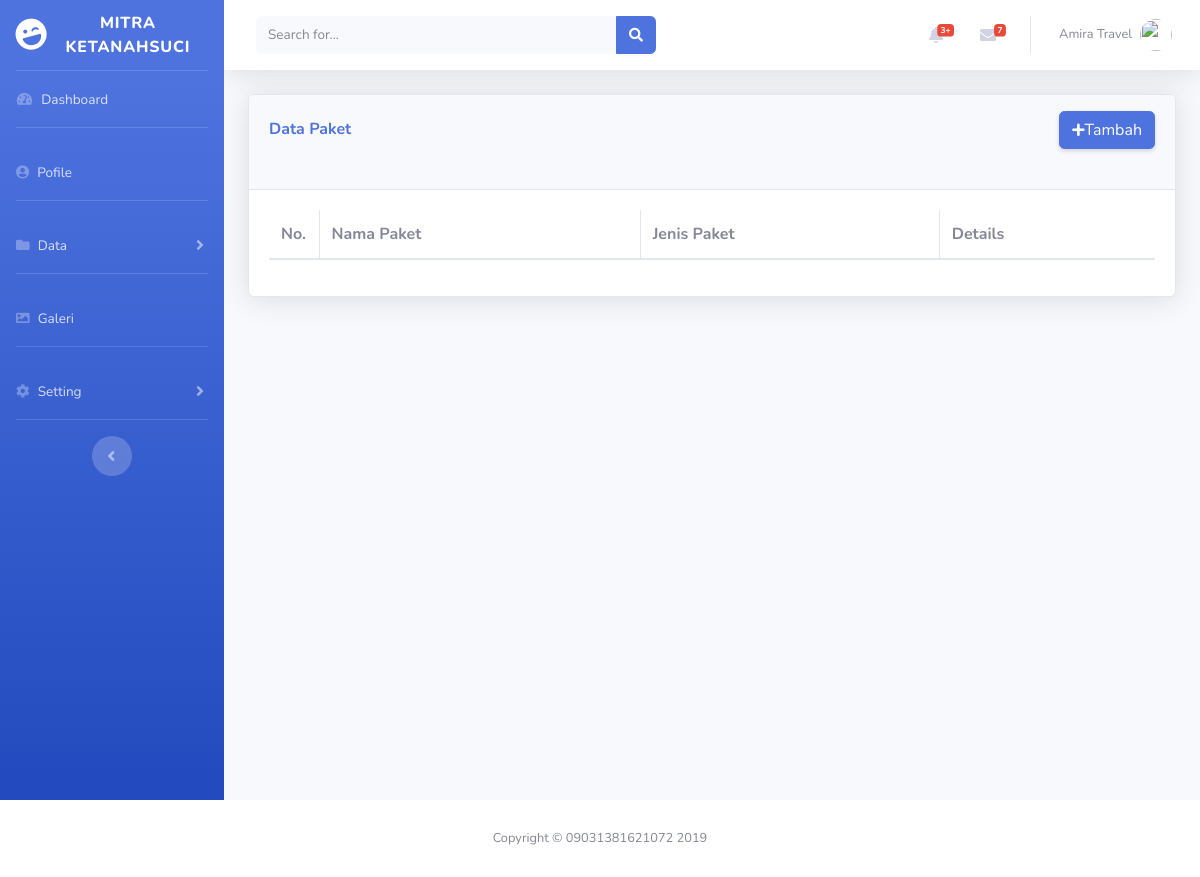
/index.php?url=data_paket (signed in), run on an earlier commit of the app's database.
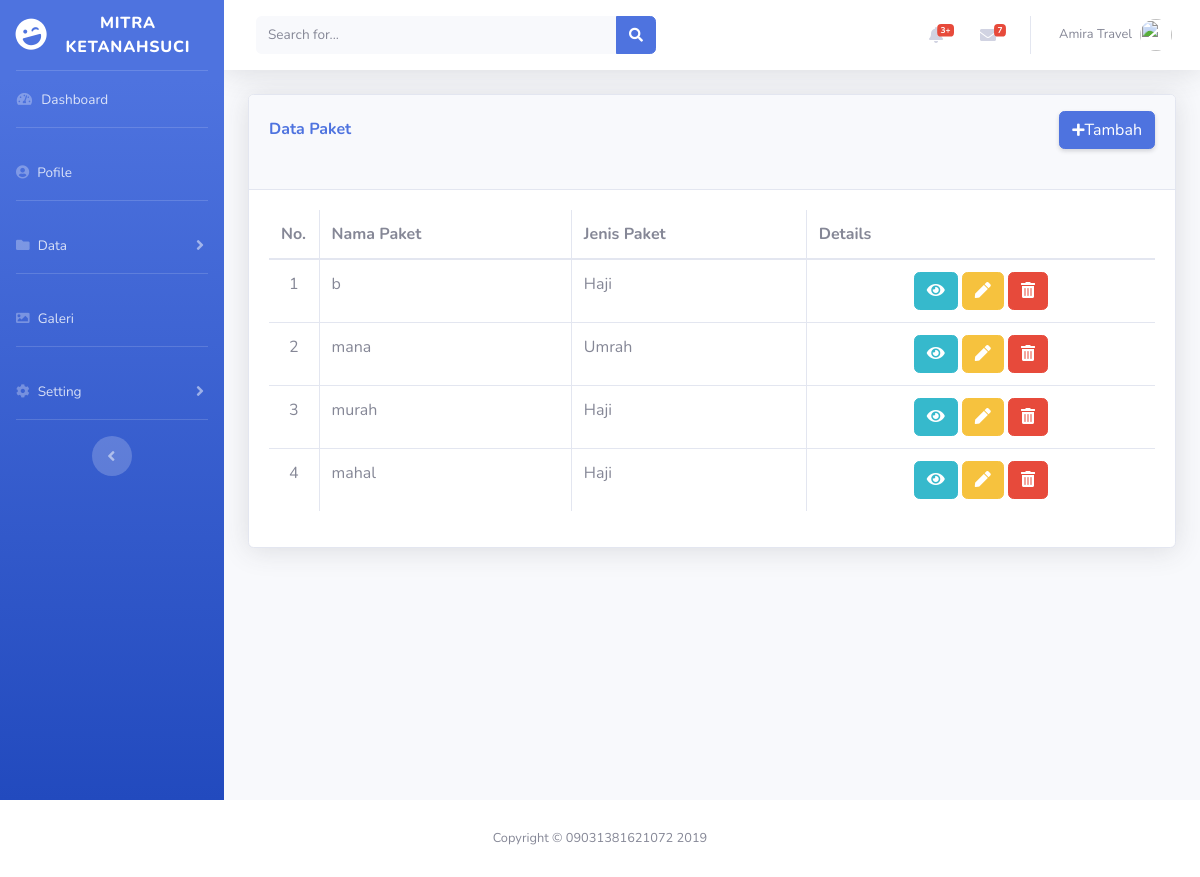
And on a later commit of the database.
### tables this page shows
CREATE TABLE `tbl_data_paket` (
  `id` int(11) NOT NULL,
  `paket_data_id` varchar(50) NOT NULL,
  `paket_detail` text NOT NULL,
  `nama_paket` varchar(100) NOT NULL,
  `harga_paket` int(50) NOT NULL,
  `id_jumlah_fasilitas` varchar(50) NOT NULL,
  `id_banyak_pelayanan` varchar(50) NOT NULL,
  `travel_id` varchar(50) NOT NULL,
  `jenispaket_id` varchar(50) NOT NULL,
  `testimoni_id` varchar(50) NOT NULL,
  `sertifikat_id` varchar(50) NOT NULL,
  `nama_hotel` varchar(100) NOT NULL,
  `bintang_hotel` enum('bintang 1','bintang 2','bintang 3','bintang 4','bintang 5') NOT NULL,
  `objek_wisata` varchar(100) NOT NULL,
  `nama_maskapai` varchar(50) NOT NULL,
  `rute_penerbangan` varchar(20) NOT NULL,
  `jumlah_hari` varchar(50) NOT NULL
);

CREATE TABLE `tbl_jenis_paket` (
  `id` int(11) NOT NULL,
  `jenispaket_id` varchar(50) NOT NULL,
  `jenispaket` varchar(50) NOT NULL
);

### config/routes.php (called while the page is built, shortened)
<?php
$include = [];
if(isset($_GET['url'])){
	switch ($_GET['url']) {
		case 'data_paket':
			$include[]='halaman/paket_travel/index.php';
			break;
	}
}else{
	header('location:/spk_tugasakhir/pengguna_dashboard.php');
}
?>

### config/paket_travel/load_data.php (called while the page is built, shortened)
<?php
include 'config/koneksi.php';
$id    = $_SESSION['user_id'];
$hasil3 = mysqli_query($koneksi, "SELECT nama_paket, tbl_jenis_paket.jenispaket FROM tbl_data_paket INNER JOIN tbl_jenis_paket USING(jenispaket_id) INNER JOIN tbl_agent_travel USING(travel_id) WHERE tbl_data_paket.travel_id='$id'");
while($dato= mysqli_fetch_assoc($hasil3)){
    $datos[] = $dato;
}
?>

### halaman/paket_travel/index.php (the view)
<div class="container-fluid">
  <div class="card shadow mb-4">
    <div class="card-header py-3">
        <div class="d-sm-flex align-items-center justify-content-between mb-4">
            <h6 class="mb-0 font-weight-bold text-primary"> Data Paket</h6>
            <a href="index.php?url=paket_travel_tambah" class="d-none d-sm-inline-block btn btn-primary shadow-sm text-white"><i class="fas fa-plus fa-sm text-white"></i>Tambah</a>
        </div>
    </div>
    <div class="card-body">
     <div class="table-responsive">
         <table class="table table-bordered" id="dataTable" widht="100%" cellspacing="0">
              <thead>
                  <tr>
                      <th width="50">No.</th>
                      <th>Nama Paket</th>
                      <th>Jenis Paket</th>
                      <th>Details</th>
                  </tr>
              </thead>
              <tbody>
                  <?php
                  $x=1;
                  if(isset($datos)):
                    foreach($datos as $dato):
                  ?>
                  <tr>
                      <td align="center"><?php echo $x++;?></td>
                      <td><?php echo $dato['nama_paket'];?></td>
                      <td><?php echo $dato['jenispaket'];?></td>
                      <td align="center">
                          <a href="data_paket_haji_read.html" class="btn btn-xs btn-info" title="lihat">
                              <i class="fa fa-eye"></i>
                          </a>
                          <a href="data_paket_haji_edit.html" class="btn btn-xs btn-warning" title="Edit">
                              <i class="fas fa-pen"></i>
                          </a>
                          <a href="data_paket_haji_delete.html" class="btn btn-xs btn-danger" title="delete" onclick="retrun confirm('Apakah anda yakin ingin menghapus?')">
                              <i class="fas fa-trash-alt"></i>
                          </a>
                      </td>
                  </tr>
                  <?php
                    endforeach;
                endif;
                  ?>
              </tbody>
         </table>
     </div>
 </div>
</div>
</div>
</div>
</div>
</div>

### index.php (shortened to what this page needs)
<?php
include 'config/routes.php';
if($_SESSION['level'] == 'admin'){
	   include 'halaman/admin_header.php';
	   } else if ($_SESSION['level'] == 'agent'){
	  include 'halaman/agent_travel_header.php';
	   }
foreach ($req as $key => $value) {
	require_once $value;
}
foreach ($include as $key => $value) {
	require_once $value;
}
include 'halaman/footer.php';
?>

### halaman/agent_travel_header.php (shortened to what this page needs)
<!DOCTYPE html>
<html lang="en">
<head>
    <link href="asset/bower_components/metisMenu/dist/metisMenu.min.css" rel="stylesheet">
    <link href="asset/bower_components/datatables-plugins/integration/bootstrap/3/dataTables.bootstrap.css" rel="stylesheet">
    <link href="asset/bower_components/font-awesome/css/font-awesome.min.css" rel="stylesheet" type="text/css">
    <link href="asset2/vendor/fontawesome-free/css/all.min.css" rel="stylesheet" type="text/css">
      <link href="asset2/css/sb-admin-2.min.css" rel="stylesheet">
      <link href="asset2/vendor/datatables/dataTables.bootstrap4.min.css" rel="stylesheet">
</head>
<body>
  <div id="wrapper">
    <ul class="navbar-nav bg-gradient-primary sidebar sidebar-dark accordion" id="accordionSidebar">
      <a class="sidebar-brand d-flex align-items-center justify-content-center" href="index.html">
        <div class="sidebar-brand-icon rotate-n-15">
          <i class="fas fa-laugh-wink"></i>
        </div>
        <div class="sidebar-brand-text mx-3">Mitra KetanahSuci</div>
      </a>
      <hr class="sidebar-divider my-0">
      <li class="nav-item">
        <a class="nav-link" href="index.php?url=agent_travel_dashboard">
          <i class="fas fa-fw fa-tachometer-alt"></i>
          <span>Dashboard</span></a>
      </li>
      <hr class="sidebar-divider">
        <li class="nav-item">
          <a class="nav-link" href="index.php?url=pengaturan_agent">
            <i class="fas fa-user-circle"></i>
            <span>Pofile</span></a>
        </li>
      <li class="nav-item">
        <a class="nav-link collapsed" href="#" data-toggle="collapse" data-target="#collapseTwo" aria-expanded="true" aria-controls="collapseTwo">
         <i class="fas fa-folder"></i>
          <span>Data</span>
        </a>
      </li>
      <hr class="sidebar-divider">
      <li class="nav-item">
        <a class="nav-link" href="tables.html">
          <i class="fas fa-image"></i>
          <span>Galeri</span></a>
      </li>
      <hr class="sidebar-divider">
      <li class="nav-item">
        <a class="nav-link collapsed" href="#" data-toggle="collapse" data-target="#collapsePages" aria-expanded="true" aria-controls="collapsePages">
          <i class="fas fa-cog"></i>
          <span>Setting</span>
        </a>
      </li>
      <hr class="sidebar-divider d-none d-md-block">
      <div class="text-center d-none d-md-inline">
        <button class="rounded-circle border-0" id="sidebarToggle"></button>
      </div>
    </ul>
    <div id="content-wrapper" class="d-flex flex-column">
      <div id="content">
        <nav class="navbar navbar-expand navbar-light bg-white topbar mb-4 static-top shadow">
          <form class="d-none d-sm-inline-block form-inline mr-auto ml-md-3 my-2 my-md-0 mw-100 navbar-search">
            <div class="input-group">
              <input type="text" class="form-control bg-light border-0 small" placeholder="Search for..." aria-label="Search" aria-describedby="basic-addon2">
              <div class="input-group-append">
                <button class="btn btn-primary" type="button">
                  <i class="fas fa-search fa-sm"></i>
                </button>
              </div>
            </div>
          </form>
          <ul class="navbar-nav ml-auto">
            <li class="nav-item dropdown no-arrow mx-1">
              <a class="nav-link dropdown-toggle" href="#" id="alertsDropdown" role="button" data-toggle="dropdown" aria-haspopup="true" aria-expanded="false">
                <i class="fas fa-bell fa-fw"></i>
                <span class="badge badge-danger badge-counter">3+</span>
              </a>
            </li>
            <li class="nav-item dropdown no-arrow mx-1">
              <a class="nav-link dropdown-toggle" href="#" id="messagesDropdown" role="button" data-toggle="dropdown" aria-haspopup="true" aria-expanded="false">
                <i class="fas fa-envelope fa-fw"></i>
                <span class="badge badge-danger badge-counter">7</span>
              </a>
            </li>
            <li class="nav-item dropdown no-arrow">
              <a class="nav-link dropdown-toggle" href="#" id="userDropdown" role="button" data-toggle="dropdown" aria-haspopup="true" aria-expanded="false">
                <span class="mr-2 d-none d-lg-inline text-gray-600 small"><?php echo $_SESSION['username'];?></span>
                <img class="img-profile rounded-circle" src="https://source.unsplash.com/QAB-WJcbgJk/60x60">
              </a>
            </li>
          </ul>
        </nav>

### halaman/footer.php (shortened to what this page needs)
      <footer class="sticky-footer bg-white">
        <div class="container my-auto">
          <div class="copyright text-center my-auto">
            <span>Copyright &copy; 09031381621072 2019</span>
          </div>
        </div>
      </footer>
</body>
</html>

What changed in the data, as far as the page shows it:
added tbl_data_paket: nama_paket "b", tbl_jenis_paket.jenispaket "Haji"
added tbl_data_paket: nama_paket "mana", tbl_jenis_paket.jenispaket "Umrah"
added tbl_data_paket: nama_paket "murah", tbl_jenis_paket.jenispaket "Haji"
added tbl_data_paket: nama_paket "mahal", tbl_jenis_paket.jenispaket "Haji"
